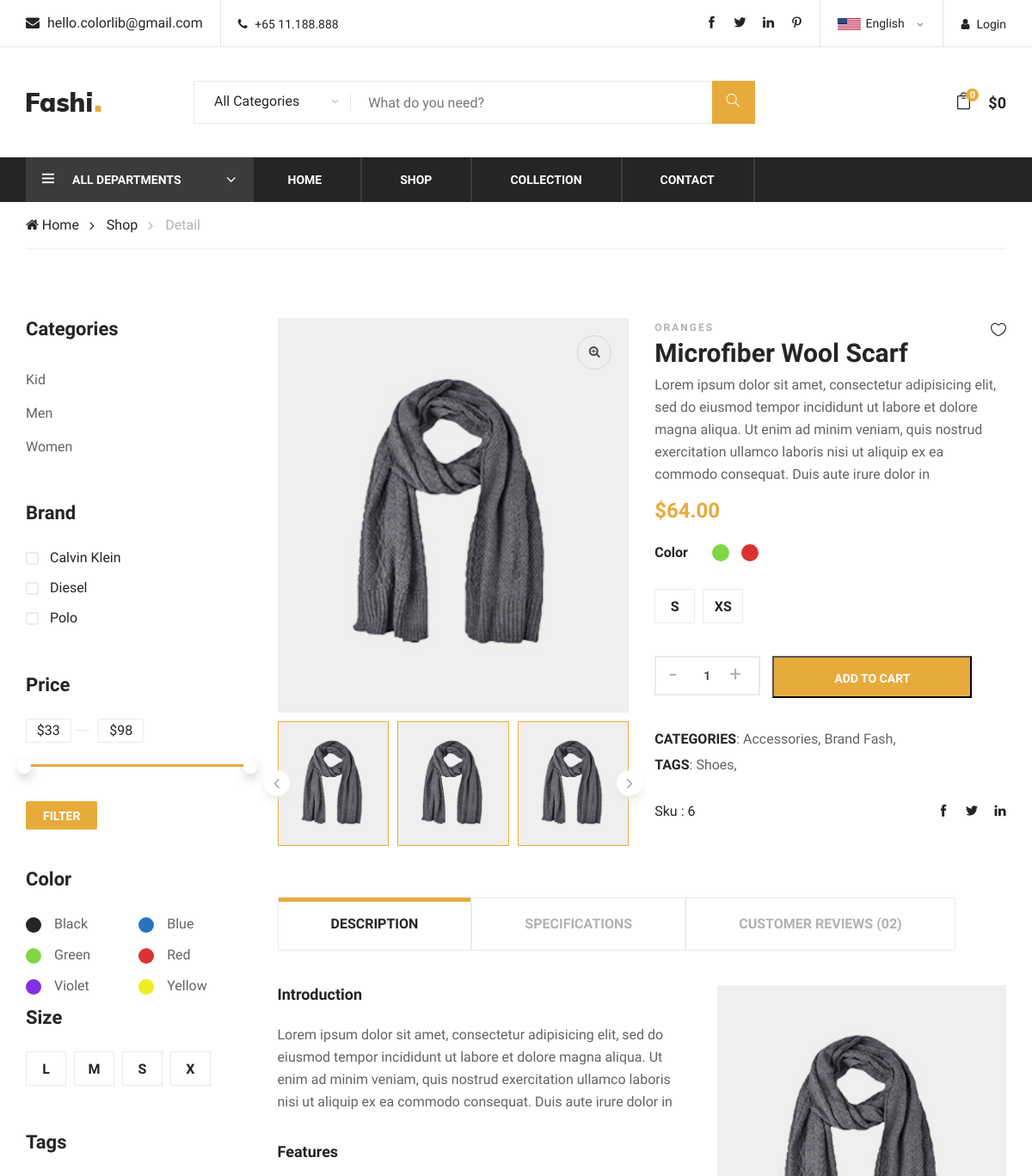
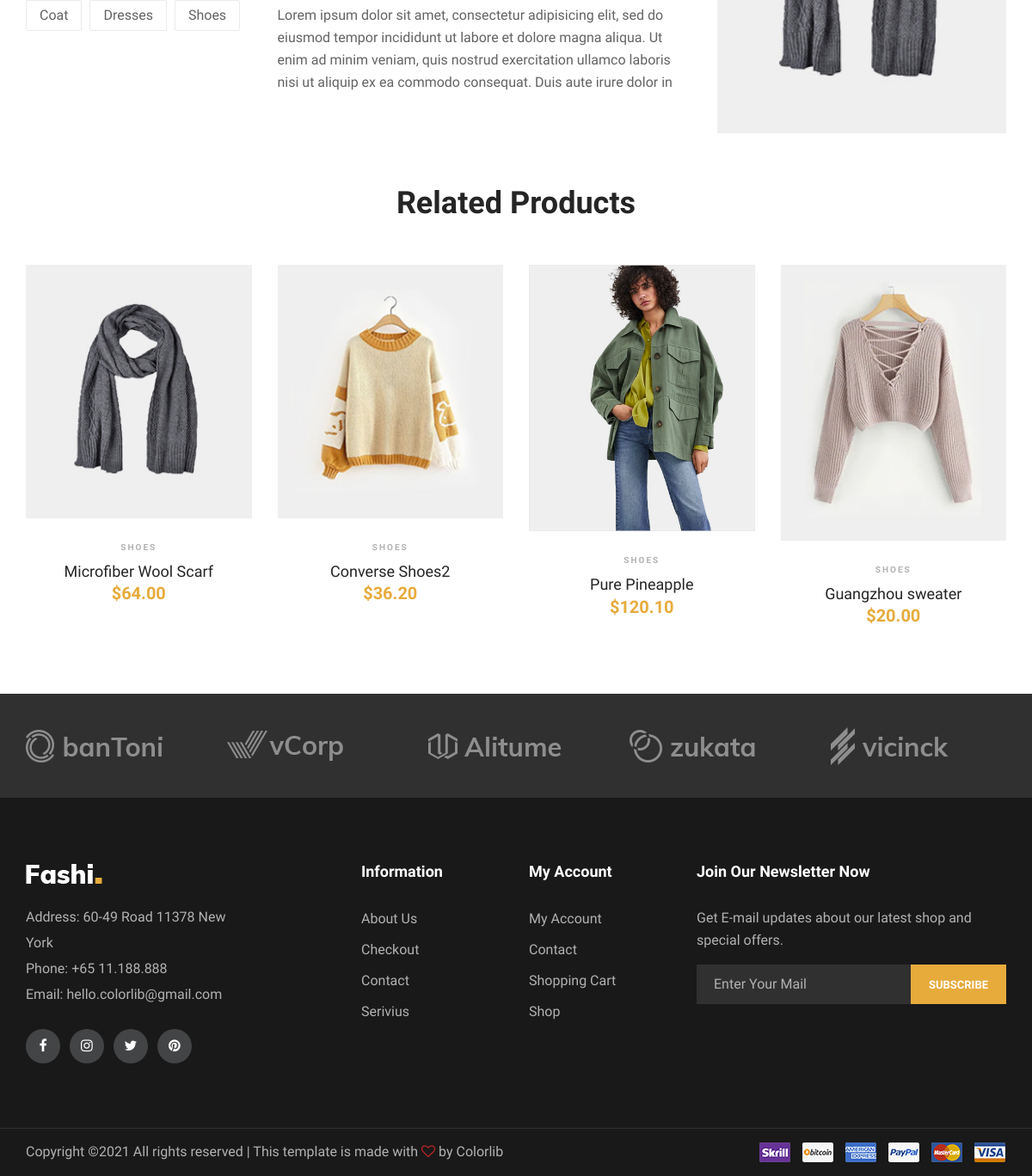
Page /Fashi/detail/microfiber-wool-scarf on the committed database (2 pictures, top to bottom).
### CartApp/models.py (models this page shows, shortened)
class Cart(models.Model):
    owner = models.ForeignKey('Customer', null=True, on_delete=models.CASCADE)
    products = models.ManyToManyField(CartProduct, blank=True, related_name='related_cart')
    total_products = models.PositiveIntegerField(default=0)
    final_price = models.DecimalField(max_digits=9, decimal_places=2, default=0)
    in_order = models.BooleanField(default=False)
    for_anonymous_user = models.BooleanField(default=False)
    def __str__(self):
        return f"{self.id}"

### productApp/models.py (models this page shows, shortened)
class Collection(models.Model):
    title = models.CharField(max_length=10)
    slug = models.SlugField(unique=True)
    def get_absolute_url(self):
        return reverse('collection', args=[str(self.slug)])
    class Meta:
        ordering = ["title"]

class Brand(models.Model):
    title = models.CharField(max_length=100)
    slug = models.SlugField(unique=True)
    class Meta:
        ordering = ["title"]

class Color(models.Model):
    title = models.CharField(max_length=25)
    slug = models.SlugField(unique=True)
    class Meta:
        ordering = ["title"]

class Size(models.Model):
    title = models.CharField(max_length=1)
    slug = models.SlugField(unique=True)
    class Meta:
        ordering = ["title"]

class Tag(models.Model):
    title = models.CharField(max_length=120)
    slug = models.SlugField(unique=True)
    def get_absolute_url(self):
        return reverse('tag', args=[str(self.slug)])
    class Meta:
        ordering = ["title"]

class Product(models.Model):
    title = models.CharField(max_length=25)
    description = models.TextField()
    availability = models.PositiveIntegerField(blank=True)
    price = models.DecimalField(max_digits=9, decimal_places=2)
    image = models.FileField(blank=True)
    created_at = models.TimeField(auto_now_add=True)
    update = models.TimeField(auto_now=True)
    slug = models.SlugField(unique=True)
    color = models.ManyToManyField(Color)
    size = models.ManyToManyField(Size, blank=True)
    category = models.ForeignKey(Category, on_delete=models.CASCADE)
    departments = models.ForeignKey(Departments, null=True, blank=True, on_delete=models.CASCADE)
    collection = models.ForeignKey(Collection, null=True, blank=True, on_delete=models.CASCADE)
    brand = models.ForeignKey(Brand, null=True, blank=True, on_delete=models.CASCADE)
    tags = models.ManyToManyField(Tag, blank=True)
    def get_absolute_url(self):
        return reverse('product', args=[str(self.slug)])
    class Meta:
        ordering = ["created_at"]

class ProductImage(models.Model):
    product = models.ForeignKey(Product, default=None, on_delete=models.CASCADE)
    images = models.FileField(upload_to='Photos/%Y/%d')

class Category(models.Model):
    title = models.CharField(max_length=100)
    slug = models.SlugField(unique=True)
    class Meta:
        ordering = ["title"]

class Departments(models.Model):
    title = models.CharField(max_length=150)
    slug = models.SlugField(unique=True)
    def get_absolute_url(self):
        return reverse('department', args=[str(self.slug)])
    class Meta:
        verbose_name_plural = "Departments"
        ordering = ["title"]

### productApp/views.py (the view)
# urls.py: path('<slug:slug>', ProductDetail.as_view(), name="product"),
class ProductDetail(DetailView):
    model = Product
    template_name = 'productApp/product.html'
    context_object_name = 'product'
    slug_url_kwarg = 'slug'
    def get_context_data(self, **kwargs):
        context = super().get_context_data(**kwargs)
        obj = super().get_object()
        slideProducts = Product.objects.filter(collection__title= obj.collection.title)[:4]
        context['images'] = ProductImage.objects.filter(product=obj)
        context['categories'] = [obj.category , obj.departments]
        context['products'] = slideProducts
        return context

### productApp/templates/productApp/product.html (shortened to what this page needs)
{% extends "base.html" %}
{% load sidebar %}
{% block breadcrumb %}
<a href="{% url 'shop'%}">Shop</a>
<span>Detail</span>
{% endblock%}
{% block content %}
<section class="product-shop spad page-details">
        <div class="container">
            <div class="row">
                {% show_sidebar %}
                <div class="col-lg-9">
                    <div class="row">
                        <div class="col-lg-6">
                            <div class="product-pic-zoom">
                                <img class="product-big-img" src="{{ product.image.url }}" alt="">
                                <div class="zoom-icon">
                                    <i class="fa fa-search-plus"></i>
                                </div>
                            </div>
                            <div class="product-thumbs">
                                <div class="product-thumbs-track ps-slider owl-carousel">
                                    <div class="pt active" data-imgbigurl="{{product.image.url}}"><img
                                            src="{{product.image.url}}" alt="">
                                    </div>
                                    {% for item in images %}
                                    <div class="pt active" data-imgbigurl="{{item.images.url}}"><img
                                            src="{{item.images.url}}" alt="">
                                    </div>
                                    {% endfor %}
                                </div>
                            </div>
                        </div>
                        <div class="col-lg-6">
                            <div class="product-details">
                                <div class="pd-title">
                                    <span>oranges</span>
                                    <h3>{{product.title}}</h3>
                                    <a href="#" class="heart-icon"><i class="icon_heart_alt"></i></a>
                                </div>
                                <div class="pd-desc">
                                    <p>{{product.description}}</p>
                                    <h4>${{product.price}}</h4>
                                </div>
                                <form method="post" action="{% url 'add-to-cart' slug=product.slug %}">
                                    <div class="pd-color">
                                        <h6>Color</h6>
                                        <div class="pd-color-choose">
                                            {% for item in product.color.all %}
                                            <div class="cc-item">
                                                <label for="cc-{{item.title}}" class="cc-{{item.title}}"></label>
                                            </div>
                                            {% endfor %}
                                        </div>
                                    </div>
                                    <div class="pd-size-choose">
                                        {% for item in product.size.all %}
                                        {% if item.title == 'S' %}
                                            <div class="sc-item">
                                                <label for="sm-size">{{ item.title}}</label>
                                            </div>
                                        {% endif %}
                                        {% if item.title == 'X' %}
                                            <div class="sc-item">
                                                <label for="xl-size">{{ item.title}}S</label>
                                            </div>
                                        {% endif %}
                                        {% endfor %}
                                    </div>
                                    <div class="quantity">
                                        <div class="pro-qty">
                                            <input type="text" name="qty" value="1" >
                                        </div>
                                        <input type="submit" class="primary-btn pd-cart" value="Add To Cart">
                                    </div>
                                </form>
                                <ul class="pd-tags">
                                    <li><span>CATEGORIES</span>:
                                    {% for item in categories %}
                                        {{item.title}},
                                    {% endfor %}
                                    </li>
                                    <li><span>TAGS</span>:
                                    {% for item in product.tags.all %}
                                        {{item.title}},
                                    {% endfor %}
                                    </li>
                                </ul>
                                <div class="pd-share">
                                    <div class="p-code">Sku : {{product.id}}</div>
                                    <div class="pd-social">
                                        <a href="#"><i class="ti-facebook"></i></a>
                                        <a href="#"><i class="ti-twitter-alt"></i></a>
                                        <a href="#"><i class="ti-linkedin"></i></a>
                                    </div>
                                </div>
                            </div>
                        </div>
                    </div>
                    <div class="product-tab">
                        <div class="tab-item">
                            <ul class="nav" role="tablist">
                                <li>
                                    <a class="active" data-toggle="tab" href="#tab-1" role="tab">DESCRIPTION</a>
                                </li>
                                <li>
                                    <a data-toggle="tab" href="#tab-2" role="tab">SPECIFICATIONS</a>
                                </li>
                                <li>
                                    <a data-toggle="tab" href="#tab-3" role="tab">Customer Reviews (02)</a>
                                </li>
                            </ul>
                        </div>
                        <div class="tab-item-content">
                            <div class="tab-content">
                                <div class="tab-pane fade-in active" id="tab-1" role="tabpanel">
                                    <div class="product-content">
                                        <div class="row">
                                            <div class="col-lg-7">
                                                <h5>Introduction</h5>
                                                <p>Lorem ipsum dolor sit amet, consectetur adipisicing elit, sed do
                                                    eiusmod tempor incididunt ut labore et dolore magna aliqua. Ut enim
                                                    ad minim veniam, quis nostrud exercitation ullamco laboris nisi ut
                                                    aliquip ex ea commodo consequat. Duis aute irure dolor in </p>
                                                <h5>Features</h5>
                                                <p>Lorem ipsum dolor sit amet, consectetur adipisicing elit, sed do
                                                    eiusmod tempor incididunt ut labore et dolore magna aliqua. Ut enim
                                                    ad minim veniam, quis nostrud exercitation ullamco laboris nisi ut
                                                    aliquip ex ea commodo consequat. Duis aute irure dolor in </p>
                                            </div>
                                            <div class="col-lg-5">
                                                <img src="{{product.image.url}}" alt="">
                                            </div>
                                        </div>
                                    </div>
                                </div>
                            </div>
                        </div>
                    </div>
                </div>
            </div>
        </div>
</section>
<div class="related-products spad">
        <div class="container">
            <div class="row">
                <div class="col-lg-12">
                    <div class="section-title">
                        <h2>Related Products</h2>
                    </div>
                </div>
            </div>
            <div class="row">
                {% for item in products%}
                <div class="col-lg-3 col-sm-6">
                    <div class="product-item">
                        <div class="pi-pic">
                            <img src="{{item.image.url}}" alt="">
                        </div>
                        <div class="pi-text">
                            <div class="catagory-name">Shoes</div>
                            <a href="{{ item.get_absolute_url }}">
                                <h5>{{item.title}}</h5>
                            </a>
                            <div class="product-price">
                                ${{item.price}}
                            </div>
                        </div>
                    </div>
                </div>
                {% endfor %}
            </div>
        </div>
    </div>
{% endblock%}

### BaseApp/templates/BaseApp/cartTag.html (shortened to what this page needs)
<div class="col-lg-3 text-right col-md-3">
    <ul class="nav-right">
        <li class="cart-icon"><a href="{% url 'cart'%}">
                <i class="icon_bag_alt"></i>
                <span>{{ cart.total_products }}</span>
            </a>
        </li>
        {% if cart.final_price != 0 %}
        <li class="cart-price">${{ cart.final_price }}</li>
        {% else %}
        <li class="cart-price">$0</li>
        {% endif %}
    </ul>
</div>

### BaseApp/templates/BaseApp/sidebar.html (shortened to what this page needs)
<div class="col-lg-3">
        <div class="filter-widget">
            <h4 class="fw-title">Categories</h4>
            <ul class="filter-catagories">
                {% for item in collection%}
                <li><a href="{{ item.get_absolute_url }}">{{ item.title }}</a></li>
                {% endfor %}
            </ul>
        </div>
        <div class="filter-widget">
            <h4 class="fw-title">Brand</h4>
            <div class="fw-brand-check">
                {% for item in brands %}
                <div class="bc-item">
                    <label for="bc-calvin">
                        {{ item.title }}
                        <span class="checkmark"></span>
                    </label>
                </div>
                {% endfor %}
            </div>
        </div>
        <div class="filter-widget">
            <h4 class="fw-title">Price</h4>
            <div class="filter-range-wrap">
                <div class="range-slider">
                    <div class="price-input">
                        <input type="text" id="minamount">
                        <input type="text" id="maxamount">
                    </div>
                </div>
                <div class="price-range ui-slider ui-corner-all ui-slider-horizontal ui-widget ui-widget-content"
                    data-min="33" data-max="98">
                    <span tabindex="0" class="ui-slider-handle ui-corner-all ui-state-default"></span>
                    <span tabindex="0" class="ui-slider-handle ui-corner-all ui-state-default"></span>
                </div>
            </div>
            <a href="#" class="filter-btn">Filter</a>
        </div>
        <div class="filter-widget">
            <h4 class="fw-title">Color</h4>
            <div class="fw-color-choose">
                {% for  item in colors %}
                <div class="cs-item">
                    <label class="cs-{{item.title}}" for="cs-{{item.title}}">{{item.title}}</label>
                </div>
                {% endfor %}
            </div>
        </div>
        <div class="filter-widget">
            <h4 class="fw-title">Size</h4>
            <div class="fw-size-choose">
                {% for item in size %}
                <div class="sc-item">
                    <label for="{{ item.slug }}-size">{{item.title}}</label>
                </div>
                {% endfor %}
            </div>
        </div>
        <div class="filter-widget">
            <h4 class="fw-title">Tags</h4>
            <div class="fw-tags">
                {% for item in tags%}
                    <a href="{{ item.get_absolute_url}}">{{item.title}}</a>
                {% endfor %}
            </div>
        </div>
</div>

### rows in the picture
Cart: total_products "0"
Collection: title "Kid"
Collection: title "Men"
Collection: title "Women"
Brand: title "Calvin Klein"
Brand: title "Diesel"
Brand: title "Polo"
Color: title "Black"
Color: title "Blue"
Color: title "Green"
Color: title "Red"
Color: title "Violet"
Color: title "Yellow"
Size: title "L"
Size: title "M"
Size: title "S"
Size: title "X"
Tag: title "Coat"
Tag: title "Dresses"
Tag: title "Shoes"
Product: image (picture), title "Microfiber Wool Scarf", description "Lorem ipsum dolor sit amet, consectetur adipisicing elit, sed do eiusmod tempor incididunt ut labore et dolore magna aliqua. Ut enim ad minim veniam, quis nostrud exercitation ullamco laboris nisi ut aliquip ex ea commodo consequat. Duis aute irure dolor in", price "64.00", id "6"
ProductImage: images (picture)
ProductImage: images (picture)
Category: title "Accessories"
Departments: title "Brand Fash"
Product: image (picture), title "Converse Shoes2", price "36.20"
Product: image (picture), title "Pure Pineapple", price "120.10"
Product: image (picture), title "Guangzhou sweater", price "20.00"
